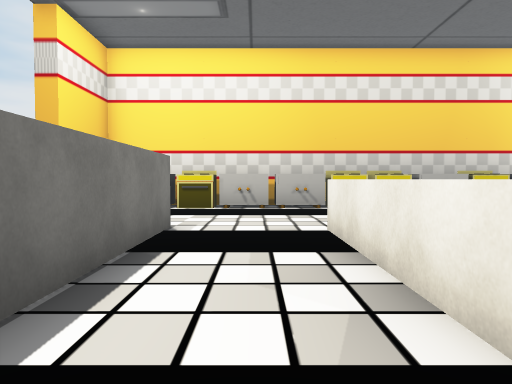
[1] (above)

24 first-person views from a walk through a Unity game level. The camera is 1.5 m above the floor, tilts 2° down and sees 70° across. The floor is counted in squares, 2 m on a side. Each view is taken from the middle of a square. On the plan, view 1 faces up. The plan holds only what a view shows up to about 11 squares ahead; the rest is blank. The place goes on beyond the plan. The player is left out. Some surface patterns are stand-ins.

[2]
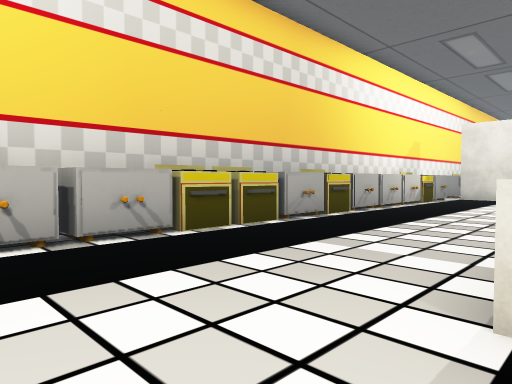

[3]
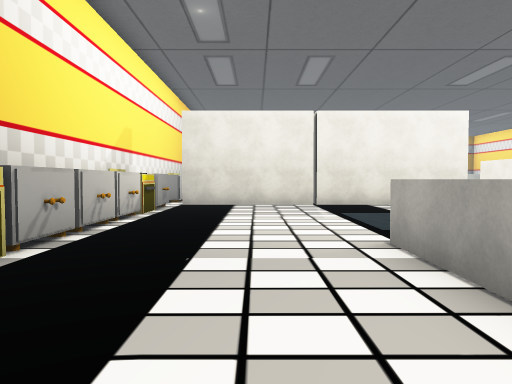

[4]
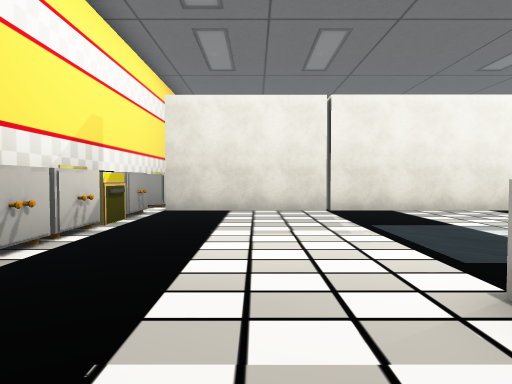

[5]
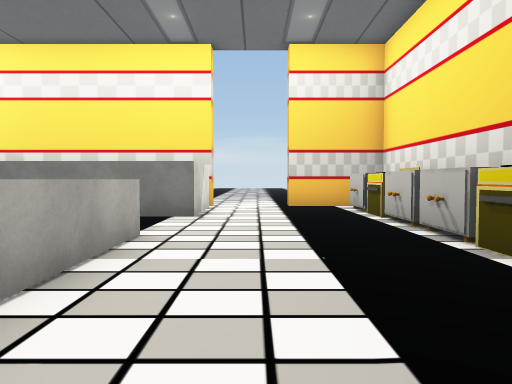

[6]
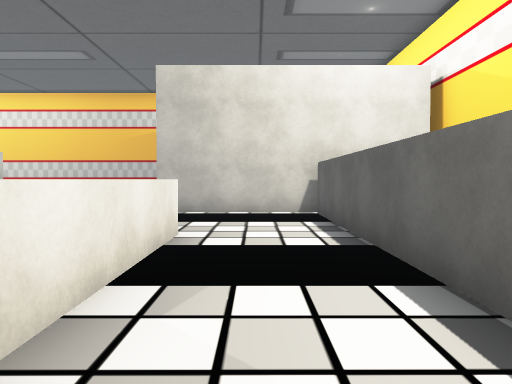

[7]
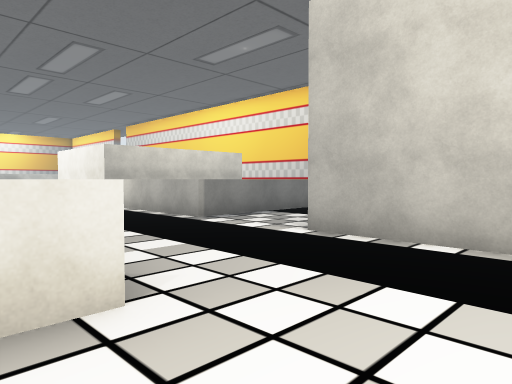

[8]
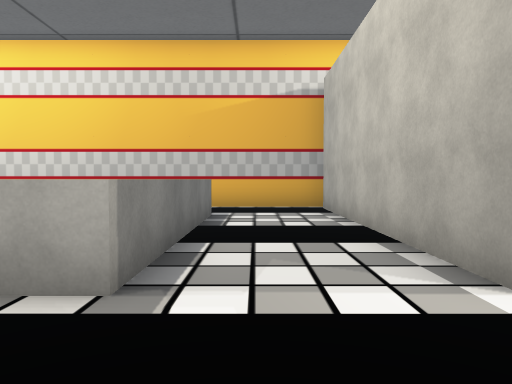

[9]
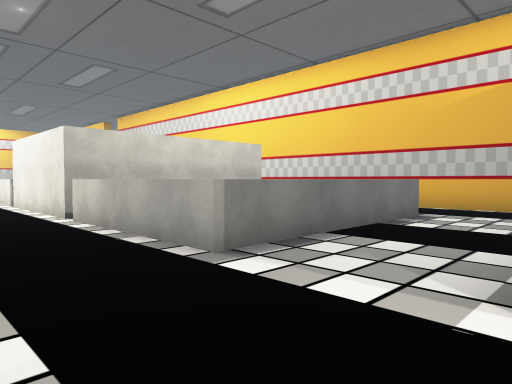

[10]
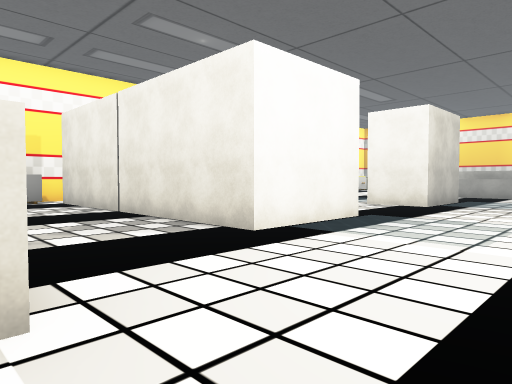

[11]
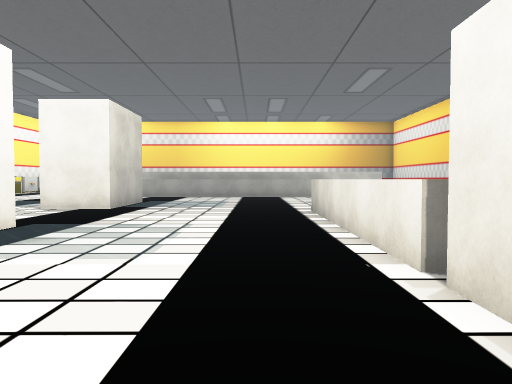

[12]
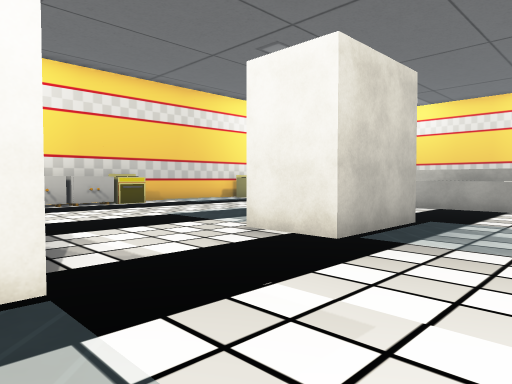

[13]
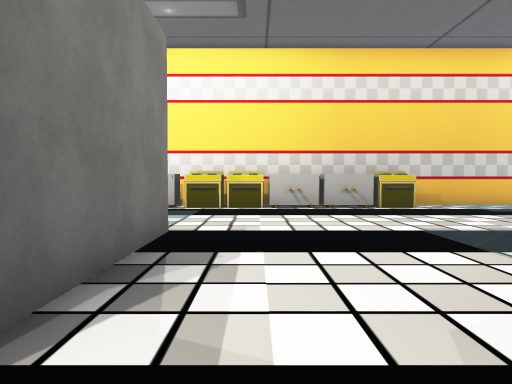

[14]
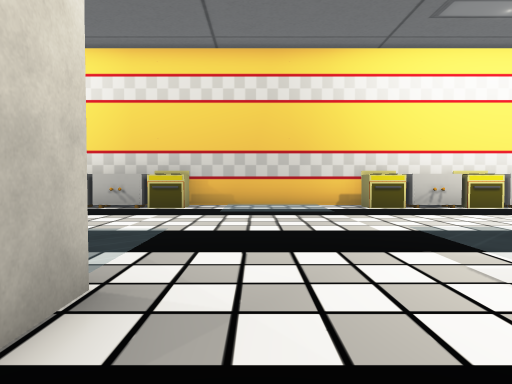

[15]
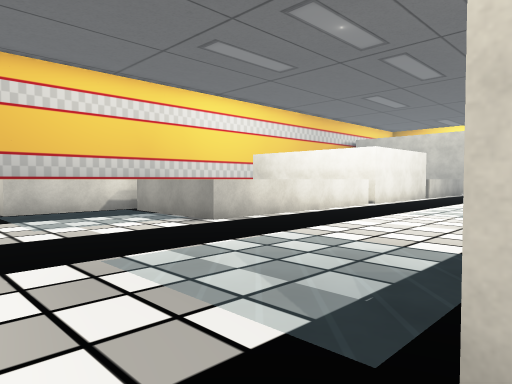

[16]
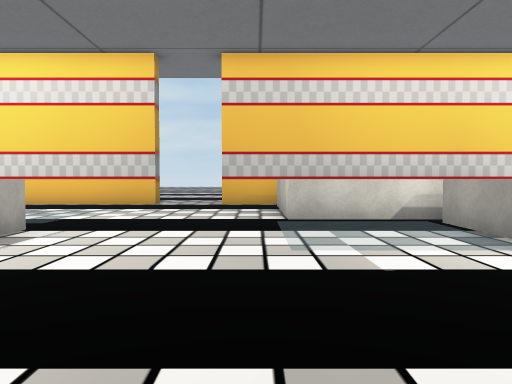

[17]
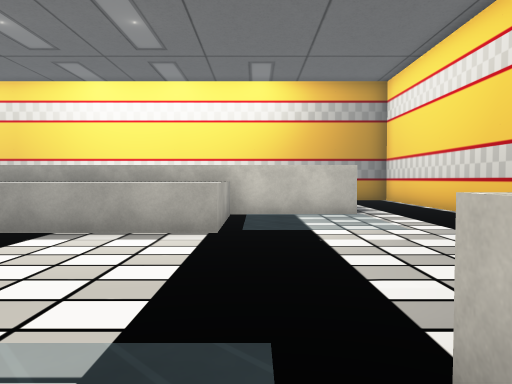

[18]
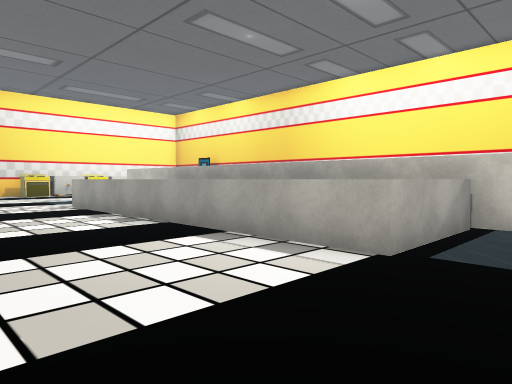

[19]
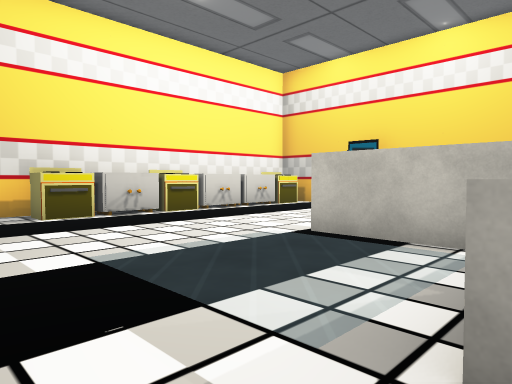

[20]
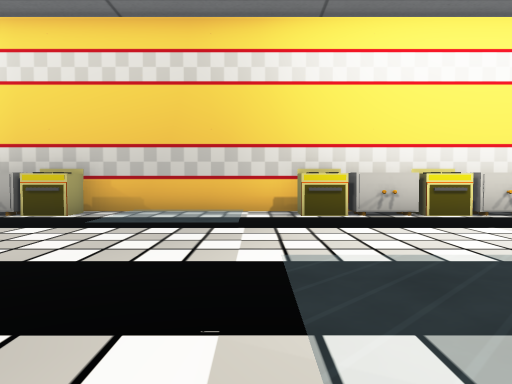

[21]
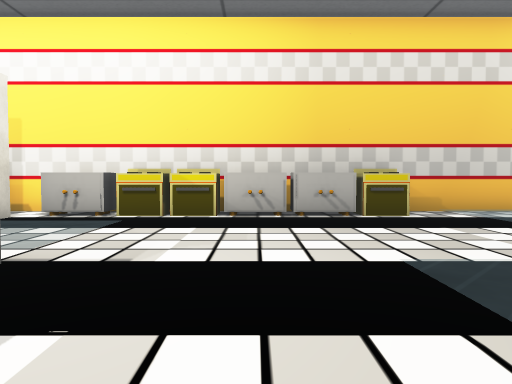

[22]
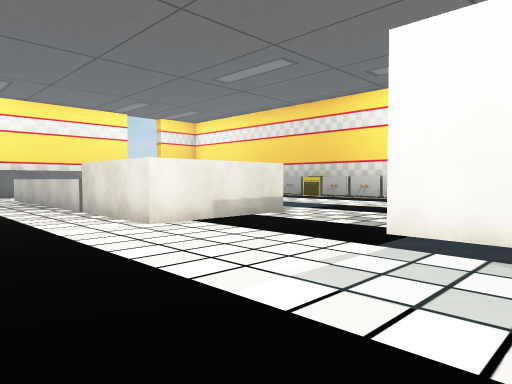

[23]
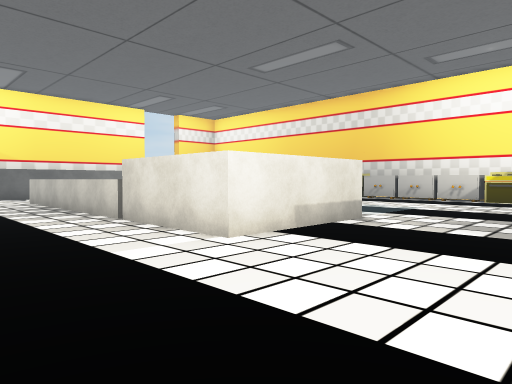

[24]
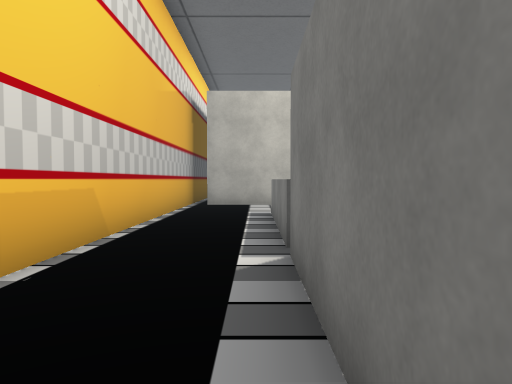

### Floor plan
Key: @ floor where view 1 was taken; # wall or solid block; . floor; ^ raised ledge; O other object.
Columns run from 5 left of view 1 to 32 right of it. Each row starts with its distance up from view 1.
 11    ####           ###############
 10  #OOOOOOOOOOOOOOOOO#OOOOOOOO....OOOOOO
  9  #.................#..................
  8 .#.................#..................
  7 ...................#..................
  6 ...................# ................
  5  ###..^^^^^^^......###.............#
  4    #..^       .....###.............#
  3    #..^        ....###.............#
  2    #..^        #...###....##....^
  1    #..^        #...###....##....^ ^
  0    #.@^        #................^ ^
 -1    #..^^^^^^^###................^ ^
 -2    #............................^ ^
 -3    #...  ...................  ..^ ^
 -4    #............................^ ^
 -5    #####..^^^^^####^^^^^^.......^ ^
 -6        #..^    #        ^.......^^^
 -7        #..^    #        ^..........#
 -8        #..^    #        ^^^^.......#
 -9        #..^^^^^###         ^.......#
-10        #...........        ^..........
-11        #.....              ^..........
-12        ##########   ##########..######

Positions as (right, up) in squares from view 1, and headings:
1: (0, 0), facing up
2: (-1, 5), facing up-right
3: (3, 7), facing right
4: (5, 7), facing right
5: (6, 7), facing left
6: (0, 4), facing down
7: (-1, 0), facing down-right
8: (4, -2), facing down
9: (2, -2), facing down-right
10: (10, -3), facing up-right
11: (11, -3), facing right
12: (16, -2), facing up-right
13: (18, 0), facing up
14: (24, 0), facing up
15: (24, 1), facing down-left
16: (23, -1), facing down
17: (21, -7), facing right
18: (23, -8), facing up-right
19: (25, 2), facing up-right
20: (26, 2), facing up
21: (19, 2), facing up
22: (16, -4), facing up-left
23: (14, -4), facing up-left
24: (13, -10), facing left
